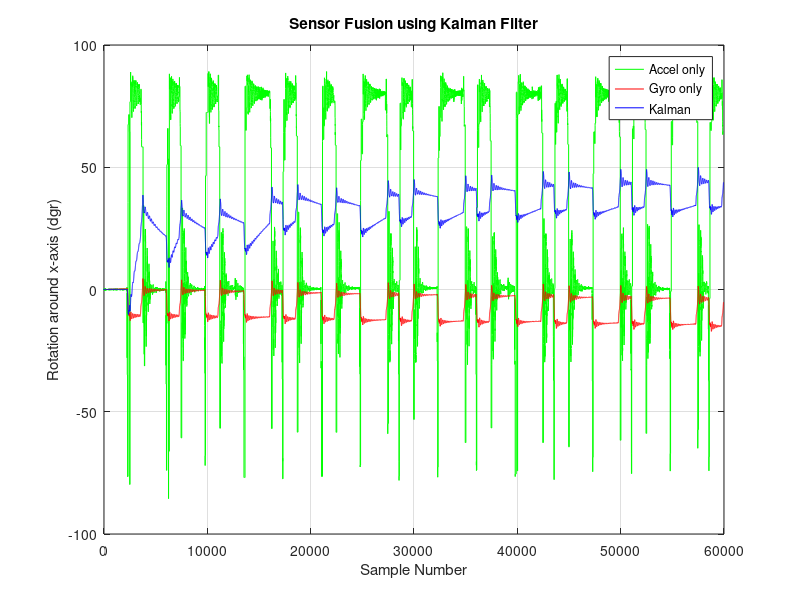
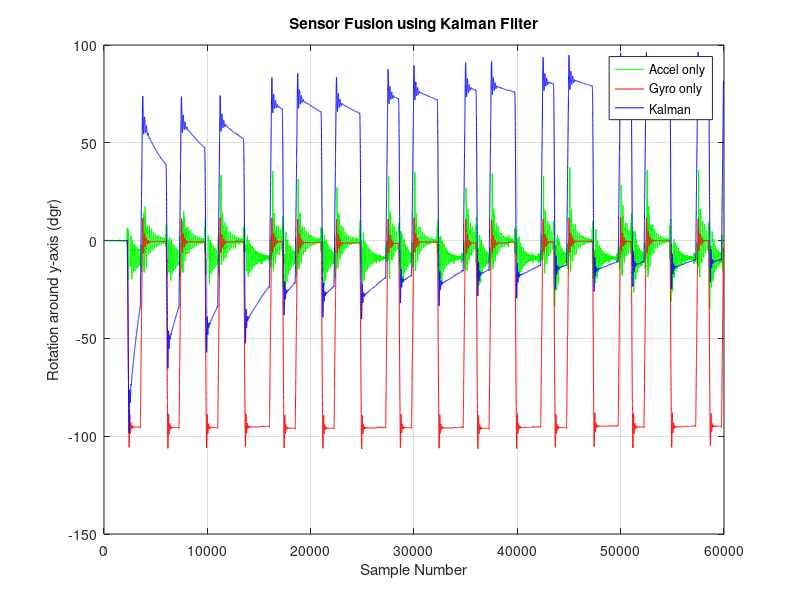
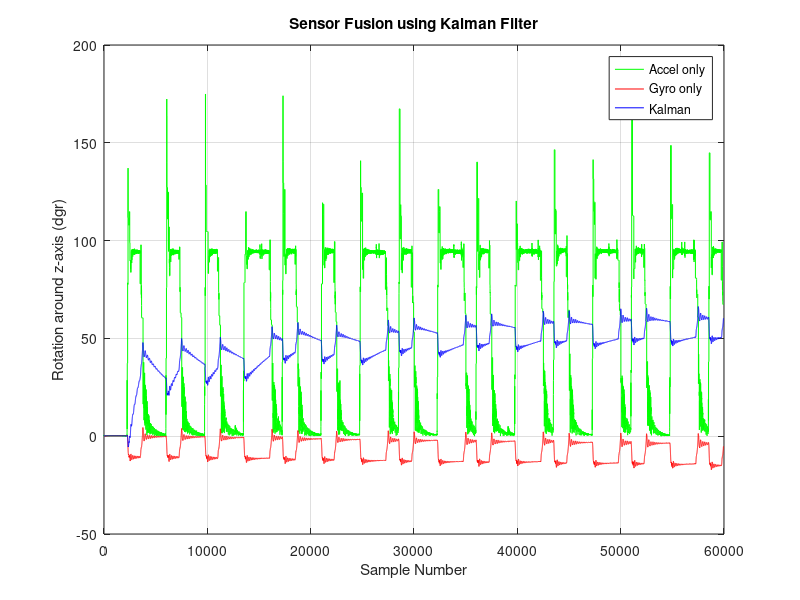

MATLAB code for these plots, in order: (Note: a time limit stopped this script after it produced the figures.)
# Load Quaternion pkg
pkg load quaternion;

# Parameters
filter = 5; % 0 = "raw", 1 = "static cal", 2 = "static cal + mvavg", 3 = "static cal + fir", 4 = "static cal + kalman", 5 = "simple cal + no filter", 6 = "simple cal + mvavg"
ign_samples = 0; % samples to ignore until Filter has converged
gyro_weight = 0.98;
acc_range = 0.1;
gyr_sens = 32.8;
acc_sens = 8192;
delta_t = 1/500;
grav_raw = acc_sens;
gravity = 9.80665;
f_norm = [0; 0; acc_sens];
acc_rec = [0; 0; 1];
v = [0; 0; 0];
s = [0; 0; 0];

#Kalman Function
function angle_out = kalman_angle(angle_in, rate, stddev_angle, stddev_rate, delta_t)
  
  # Compute Variances
  var_angle = stddev_angle^2;
  var_rate = stddev_rate^2;

  # Initialize
  y_hat = [0; 0];
  A = [1 (-delta_t); 0 1];
  B = [delta_t; 0];
  H = eye(2,2);
  P = [1000 0; 0 1000];
  Q = [var_angle 0; 0 var_rate];
  R = [stddev_angle 0; 0 stddev_rate];

  # Go through samples
  for i=1:length(angle_in)
  
    # Rememver previous error covariance
    P_prev = P;

    # Prediction Update
    y_hat_neg = A*y_hat + B*rate(i);
    P = A*P_prev*transpose(A) + Q;

    # Measurement Update
    K = (P_prev*transpose(H))*inverse(H*P_prev*transpose(H) + R);
    y_hat = y_hat_neg + K*([angle_in(i); rate(i)] - H*y_hat_neg);
    P = (eye(2,2) - K*H)*P_prev;
    
    # Store values
    angle_out(i) = y_hat(1,1);
  end
  
  disp(P);

endfunction

# Load Data
if (filter == 1)
	load ('calibrated.mat', 'cal');
	data = cal;
	filter_str = "cal";
	f_norm = [331; -263; 8082];
	grav_raw = 8082;
elseif (filter == 2)
	load('mvavg.mat', 'mvavg');
	data = mvavg;
	filter_str = "mvavg";
	f_norm = [331; -263; 8082];
	grav_raw = 8082;
elseif (filter == "fir")
	load('fir.mat', 3);
	data = firfil;
	filter_str = "fir";
	f_norm = [331; -263; 8082];
	grav_raw = 8082;
elseif (filter == 4)
	load('kalman.mat', 'kalmanfil');
	data = kalmanfil;
	filter_str = "kalman";
	f_norm = [331; -263; 8082];
	grav_raw = 8082;
elseif (filter == 5)
	load('simple_calibration.mat', 'cal');
	data = cal;
	filter_str = "simple_cal";
	load('fnorm.mat', 'f_norm');
elseif (filter == 6)
	load('mvavg_simple_cal.mat', 'mvavg');
	data = mvavg;
	filter_str = "mvavg_simple_cal";
	load('fnorm.mat', 'f_norm');
else
	data = load('data.txt');
	filter_str = "raw";
endif

# Create Outfile Strings
outfile = strcat("quat_posVel_", filter_str, "_kalman.pdf");
q_mat_outfile = strcat("quatPos_", filter_str, "_kalman.mat");
avs_outfile = strcat("avs_", filter_str, "_kalman.mat");

# Extract Gyro and Accel Data
gx = data(:,1);
gy = data(:,2);
gz = data(:,3);
ax = data(:,4);
ay = data(:,5);
az = data(:,6);

# Convert
gx = gx / gyr_sens;
gy = gy / gyr_sens;
gz = gz / gyr_sens;
ax = ax / acc_sens;
ay = ay / acc_sens;
az = az / acc_sens;
f_norm_conv = f_norm / acc_sens;

# Compute Standard deviations
if (filter == 1 || filter == 2 || filter == 3 || filter == 4)
  stddev_rate_x = 24.500152 / gyr_sens;
  stddev_rate_y = 1.029194 / gyr_sens;
  stddev_rate_z = 3.045021 / gyr_sens;
  stddev_angle_x = 22.443588 / acc_sens;
  stddev_angle_y = 72.858551 / acc_sens;
  stddev_angle_z = 40.575413 / acc_sens;
else
  stddev_rate_x = std(gx);
  stddev_rate_y = std(gy);
  stddev_rate_z = std(gz);
  stddev_angle_x = std(ax);
  stddev_angle_y = std(ay);
  stddev_angle_z = std(az);
endif;

# Compute Angle
for i = 1:length(gx)
  
  # Get Magnitude of acceleration
  acc_i = [ax(i); ay(i); az(i)];
  acc_mag = norm(acc_i);
  
  # Use recent Acc if acceleration is way different than gravity
  if (acc_mag < (1-acc_range) || acc_mag > (1+acc_range))
    acc_norm = acc_rec;
  elseif (acc_mag != 0) % normalize
    acc_norm = acc_i / acc_mag;
  else 
    acc_norm = acc_i;
  endif;
  
  # Store Acc for next iteration
  acc_rec = acc_norm;
  
  # Compute Angle from Accelerometer and convert to dgr
  angle_acc_x(i) = asin(acc_norm(1,1)) / pi * 180;
  angle_acc_y(i) = asin(acc_norm(2,1)) / pi * 180;
  angle_acc_z(i) = acos(acc_norm(3,1)) / pi * 180;
  
  # Compute Angle from Gyroscope
  if (i == 1)
    angle_gyr_x(i) = gx(i) * delta_t;
    angle_gyr_y(i) = gy(i) * delta_t;
    angle_gyr_z(i) = gz(i) * delta_t;
  else
    angle_gyr_x(i) = angle_gyr_x(i-1) + gx(i) * delta_t;
    angle_gyr_y(i) = angle_gyr_y(i-1) + gy(i) * delta_t;
    angle_gyr_z(i) = angle_gyr_z(i-1) + gz(i) * delta_t;
  endif;

endfor

# Apply Kalman Filter
angle_x = kalman_angle(angle_acc_x, gx, stddev_angle_x, stddev_rate_x, delta_t);
angle_y = kalman_angle(angle_acc_y, gy, stddev_angle_y, stddev_rate_y, delta_t);
angle_z = kalman_angle(angle_acc_z, gz, stddev_angle_z, stddev_rate_z, delta_t);

# Plot x
plot(angle_acc_x, "g");
hold on;
plot(angle_gyr_x, "r");
hold on;
plot(angle_x, "b");
hold on;

# Set up Plot
grid on;
title('Sensor Fusion using Kalman Filter');
xlabel('Sample Number');
ylabel('Rotation around x-axis (dgr)');
legend('Accel only', 'Gyro only', 'Kalman');

# Print
print(outfile);
hold off;

# Plot y
plot(angle_acc_y, "g");
hold on;
plot(angle_gyr_y, "r");
hold on;
plot(angle_y, "b");
hold on;

# Set up Plot
grid on;
title('Sensor Fusion using Kalman Filter');
xlabel('Sample Number');
ylabel('Rotation around y-axis (dgr)');
legend('Accel only', 'Gyro only', 'Kalman');

# Print
print("-append", outfile);
hold off;

# Plot z
plot(angle_acc_z, "g");
hold on;
plot(angle_gyr_z, "r");
hold on;
plot(angle_z, "b");
hold on;

# Set up Plot
grid on;
title('Sensor Fusion using Kalman Filter');
xlabel('Sample Number');
ylabel('Rotation around z-axis (dgr)');
legend('Accel only', 'Gyro only', 'Kalman');

# Print
print("-append", outfile);
hold off;

# Absolute Quaternion
quat_abs = quaternion(1, 0, 0, 0);

# Compute Quaternions
for i = (ign_samples+1):length(gx)
  
  #Get data set (already converted)
  gyr = [gx(i); gy(i); gz(i)];
  acc = [ax(i); ay(i); az(i)];
  
  ############## Quaternion Start ##############
  
  #Convert angle to radians
  angle_acc_z_rad = angle_acc_z * pi/180;
  
  # Normalize Acc
  acc_norm_sc = acc / norm(acc);
  if (acc_norm_sc != 0)
    acc_norm = acc / acc_norm_sc;
  else 
    acc_norm_sc = 1;
    acc_norm = acc;
  endif;
  
  # Construct absolute rotation quaternion
  quat_abs = unit(quaternion(cos(angle_acc_z_rad(i)/2), acc_norm(1,1)*sin(angle_acc_z_rad(i)/2), acc_norm(2,1)*sin(angle_acc_z_rad(i)/2), acc_norm(3,1)*sin(angle_acc_z_rad(i)/2)));
  
  # Keep track of quaternions for plot
  qw(i) = quat_abs.w;
  qx(i) = quat_abs.x;
  qy(i) = quat_abs.y;
  qz(i) = quat_abs.z;
  
  ######## Velocity / Position Start #########
  
  
   #Helper Computations
  qw_qw = qw(i) * qw(i);
  qw_qx = qw(i) * qx(i);
  qw_qy = qw(i) * qy(i);
  qw_qz = qw(i) * qz(i);
  qx_qx = qx(i) * qx(i);
  qx_qy = qx(i) * qy(i);
  qx_qz = qx(i) * qz(i);
  qy_qy = qy(i) * qy(i);
  qy_qz = qy(i) * qz(i);
  qz_qz = qz(i) * qz(i);
  
  #Quaternion to Rotation Matrix
  rot = [(qw_qw + qx_qx - qy_qy - qz_qz) 	(2 * qx_qy + 2 * qw_qz) 	(2 * qx_qz - 2 * qw_qy); 
	  (2 * qx_qy - 2 * qw_qz) 		(qw_qw - qx_qx + qy_qy - qz_qz) (2 * qy_qz + 2 * qw_qx)
	  (2 * qx_qz + 2 * qw_qy) 		(2 * qy_qz - 2 * qw_qx) 	(qw_qw - qx_qx - qy_qy + qz_qz)];
  
  #Get Transpose
  rot_t = transpose(rot);
  
  #Rotate Normal force
  f_norm_rot = rot * f_norm_conv;
  
  #Remove Gravity
  acc = acc - f_norm_rot;
  
  #Compute Intertial Acceleration
  acc_inert = rot_t * acc;
  
  #Convert to m/s^2
  acc_i_c = acc_inert * gravity;
  
  # Get recent acceleration
  if ( i <= (ign_samples+1) )
    a_recent = [0; 0; 0];
  else
    a_recent = [oax(i-1); oay(i-1); oaz(i-1)];
  endif;
  
  #Compute Velocity (first integration)
  v_curr = v + a_recent * delta_t; %v + acc_i_c * delta_t;
  
  #Compute Position (second integration)
  s_curr = s + v * delta_t; %s + v*delta_t + 0.5 * acc_i_c * delta_t^2;
  
  #Replace old velocity and position by new ones
  v = v_curr;
  s = s_curr;
  
  # Keep track of velocity and position for plots
  oax(i) = acc_i_c(1,1);
  oay(i) = acc_i_c(2,1);
  oaz(i) = acc_i_c(3,1);
  vx(i) = v(1,1);
  vy(i) = v(2,1);
  vz(i) = v(3,1);
  sx(i) = s(1,1);
  sy(i) = s(2,1);
  sz(i) = s(3,1);
  
endfor

# clear
hold off;

# Plot Quaternion
plot(qw, "c");
hold on;
plot(qx, "r");
hold on;
plot(qy, "g");
hold on;
plot(qz, "b");
hold on;

# Set up Plot
grid on;
title('Quaternions (after calibration and filtering)');
xlabel('Sample Number');
ylabel('Value');
legend('w', 'x', 'y', 'z');

# Prepare for Data Export
qw = rot90(qw, -1);
qx = rot90(qx, -1);
qy = rot90(qy, -1);
qz = rot90(qz, -1);
oax = rot90(oax, -1);
oay = rot90(oay, -1);
oaz = rot90(oaz, -1);
vx = rot90(vx, -1);
vy = rot90(vy, -1);
vz = rot90(vz, -1);
sx = rot90(sx, -1);
sy = rot90(sy, -1);
sz = rot90(sz, -1);

# Data Export for IMU Viewer
out = [qw qx qy qz sx sy sz];
save(q_mat_outfile, 'out');

# Data Export for Fusion with UWB
avs = [oax oay oaz vx vy vz sx sy sz];
save(avs_outfile, 'avs');

# Print
print("-append", outfile);
hold off;

# Plot Velocity
plot(vx, "r");
hold on;
plot(vy, "g");
hold on;
plot(vz, "b");
hold on;

# Set up Plot
grid on;
title('Velocity');
xlabel('Sample Number');
ylabel('Velocity (m/s)');
legend('x', 'y', 'z');
hold off;

# Print Velocity
print("-append", outfile);

# Plot Position
plot(sx, "r");
hold on;
plot(sy, "g");
hold on;
plot(sz, "b");
hold on;

# Set up Plot
grid on;
title('Position');
xlabel('Sample Number');
ylabel('Position (m)');
legend('x', 'y', 'z');
hold off;

# Print Position
print("-append", outfile);
